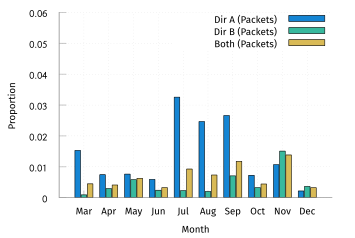

Write gnuplot code to recreate this figure.
set terminal tikz standalone color size 9cm,6cm font '\scriptsize' preamble '\usepackage{microtype} \usepackage[sfdefault]{FiraSans} \usepackage{newtxsf} \usepackage[T1]{fontenc} \renewcommand*\oldstylenums[1]{{\firaoldstyle #1}} \usepackage[binary-units, per-mode=symbol]{siunitx} \sisetup{detect-all}'
set output "quic-monthly-pres.tex"

load "gnuplot-palettes/parula.pal"

set boxwidth 0.9
set style data histogram
set style histogram cluster gap 1
set style fill solid border -1
set datafile separator ","
unset colorbox

set xlabel "Month"
set ylabel "Proportion"

set yrange [0.0:0.06]
set key at 10,0.06

plot '../results/dirA-1.csv' u 20: xtic(1) title "Dir A (Packets)" lc palette frac 0.25, \
     '../results/dirB-1.csv' u 20 title "Dir B (Packets)" lc palette frac 0.5, \
     '../results/biDir-1.csv' u 20 title "Both (Packets)" lc palette frac 0.75
